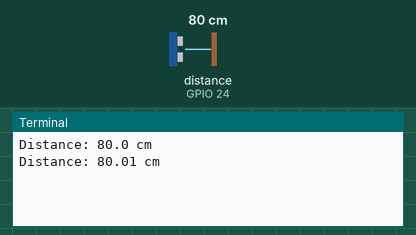
A program run on a simulated Raspberry Pi (BCM pin numbers). On the bench: the last lines printed to the terminal. The inputs (shaded band) are chosen by the test bench; at power-on: distance to the obstacle (sensor on GPIO 24) 80 cm. The echo pulse lasts 58.3 µs per cm; the clock reads 2024-03-15 10:24:30 at power-on unless the program sets it.

Above: at 1.2 s.
1.3 s: distance to the obstacle (sensor on GPIO 24) set to 2 cm
At 2.6 s:
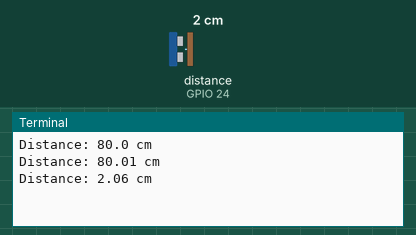
2.8 s: distance to the obstacle (sensor on GPIO 24) set to 4 cm
At 3.8 s:
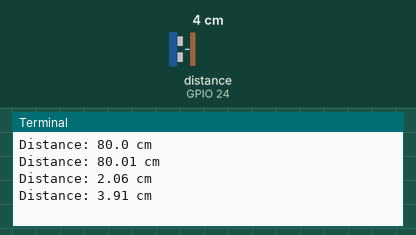
Timing chart, 0 to 5.8 s (numbered marks = the images above; inputs shaded):
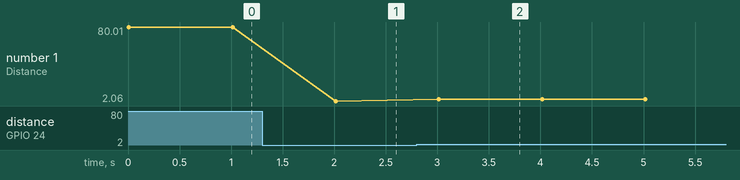

Measured:
- after the input at 1.3 s, the terminal: prints a new line after 0.71 s (image 1)
- after the input at 2.8 s, the terminal: prints a new line after 0.22 s (image 2)
- plotted number 1: 80.01 → 2.06 after the input at 1.3 s, 2.06 → 3.91 after the input at 2.8 s

The program:

Distance_Sensor.py
```python
import lgpio
import time

# GPIO Pins
TRIG = 23  # GPIO 23 (Trigger)
ECHO = 24  # GPIO 24 (Echo)

# Open GPIO chip
h = lgpio.gpiochip_open(0)

# Set up pins
lgpio.gpio_claim_output(h, TRIG)
lgpio.gpio_claim_input(h, ECHO)

def get_distance():
    # Send 10us pulse to trigger
    lgpio.gpio_write(h, TRIG, 1)
    time.sleep(0.00001)
    lgpio.gpio_write(h, TRIG, 0)

    start_time = time.time()
    stop_time = time.time()

    # Wait for echo start
    while lgpio.gpio_read(h, ECHO) == 0:
        start_time = time.time()

    # Wait for echo end
    while lgpio.gpio_read(h, ECHO) == 1:
        stop_time = time.time()

    # Time difference
    elapsed_time = stop_time - start_time

    # Distance calculation (Speed of Sound = 34300 cm/s)
    distance = (elapsed_time * 34300) / 2
    return round(distance, 2)

try:
    while True:
        dist = get_distance()
        print(f"Distance: {dist} cm")
        time.sleep(1)

except KeyboardInterrupt:
    print("Measurement stopped by user")
    lgpio.gpiochip_close(h)
```
